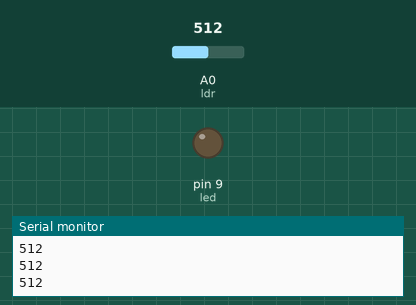
A sketch run on a simulated Arduino Uno, built with avr-gcc and run on an emulated ATmega328P. Shown: output pins drawn as LEDs (lit = HIGH), the last lines printed to the serial monitor. The test bench sets the inputs (shaded band); at power-on: A0 (ldr) = 512.

Above: at 1.2 s.
1.3 s: A0 (ldr) set to 491
At 2.1 s:
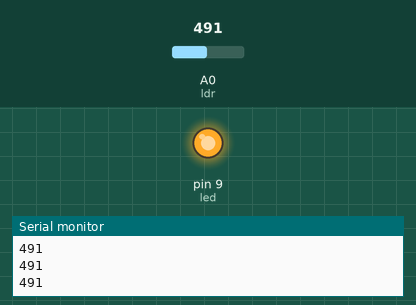
2.8 s: A0 (ldr) set to 510
At 3.3 s:
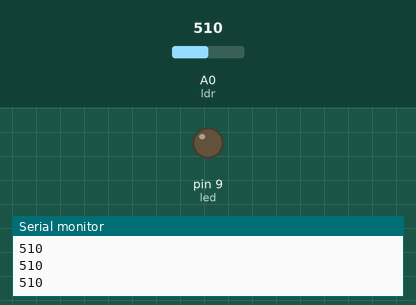
4.3 s: A0 (ldr) set to 490
At 4.7 s:
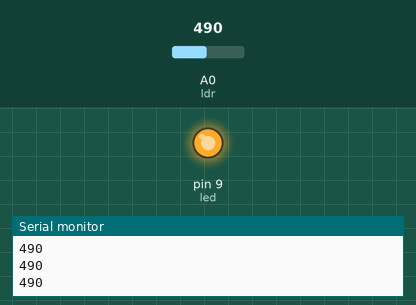
Timing chart, 0 to 7.3 s (numbered marks = the images above; inputs shaded):
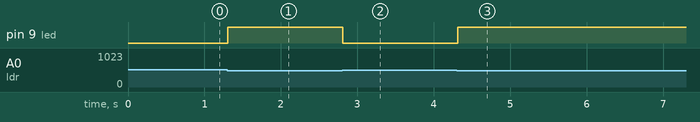

Measured:
- the behaviour switches between 500 and 499 on A0 (ldr) (found by bisection; images 0 and 1)
- after the input at 1.3 s, pin 9 (led): LOW → HIGH at once
- after the input at 2.8 s, pin 9 (led): HIGH → LOW at once
- after the input at 4.3 s, pin 9 (led): LOW → HIGH at once

The sketch:

Projeto_016_LDR_como_Lampada_Automatica.ino
```cpp
// Projeto 016 - LDR como Lâmpada Automática
// Arduino Uno | Arduino Neon Lab

int ldr=A0, led=9;
 void setup(){ pinMode(led,OUTPUT); Serial.begin(9600); }
 void loop(){
   int valor = analogRead(ldr);
   Serial.println(valor);
   digitalWrite(led, valor < 500);
   delay(100);
 }
```
